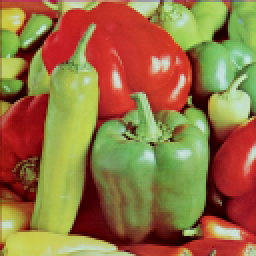
%> input picture data/pepper.png, 128 x 128 px (shown 2 times larger)
$ octave plot_pattern.m   (GNU Octave 9; MATLAB toolbox functions it lacks are replaced by stand-ins)
%> lines starting %> are read from the running program, lines starting %| are printed output that depends on the picture; in (x1, y1, x2, y2) boxes, pixels count from 0 and x2, y2 are one past the last pixel; in counts of white or black regions, pixels touching at a corner belong together; the program's own positions count from 1
### functions/make_apertures.m
function [apertures app_lim centrex centrey] = make_apertures(imin,spacing,radius,sigma,string,dither,xedge,yedge)
% [7 lines of commented-out code are left out]

%% Check the size of the image (2D or 3D)
if size(size(imin),2) > 2
    [imy imx imz] = size(imin);
else
    [imy imx] = size(imin);
end

xfar = (imx - xedge)+2;
yfar = (imy - yedge)+2;
%% begin to construct Gaussian function at each appeture
half_size = ceil(imy/2);

diameter = 2*radius;

if strcmp(string,'spiral') == 1

    [rr cc] = meshgrid(1:imy); % coordinates to define where apertures are


    r_lin = reshape(rr, 1,imy^2);
    c_lin = reshape(cc, 1,imy^2);
    r_lin(r_lin < xedge) = -1;
    r_lin(r_lin > xfar) = -1;
    c_lin(c_lin < yedge) = -1;
    c_lin(c_lin > yfar) = -1;
%     centre_list = [r_lin;c_lin];
%     count = 1;

        xlim = size(imin,1); % size in 1st dimension
    ylim = size(imin,2); % size in 2nd dimension

    xcent = ceil(xlim/2); % centre of image in first dimension
    ycent = ceil(ylim/2); % centre of the image in 2nd dimension

%     [x,y]=meshgrid(1:xlim,1:ylim);
    x = reshape(r_lin,[imy, imy]);
    y = reshape(c_lin,[imy,imy]);
    [angle,r]=cart2pol(x-xcent,y-ycent); % Radius and angle used to define spiral

    Spiral=sin(r/(12*pi)); % + angle); %/(4*pi) /(2*pi)
    %     imagesc(Spiral);
    %     axis equal; axis off;

    ind = find(Spiral > 0.9); % 0.9 Find the peaks of the Spiral

    places = 1:1:size(ind,1);

    [centrex_in, centrey_in] = ind2sub([xlim,ylim],ind);

    [rr cc] = meshgrid(1:ylim);
    count = 1;
    for i = 1:size(centrex_in,1)
        if mod(centrex_in(i),spacing) == 0 && mod(centrey_in(i),spacing) == 0 && x(centrex_in(i),centrey_in(i)) ~= -1 && y(centrex_in(i),centrey_in(i)) ~= -1
            theta_r = pi/3;
            tmp_x = 3*cos(theta_r)*(rr - centrex_in(i)) - 3*sin(theta_r)*(cc - centrey_in(i));
            tmp_y = sin(theta_r)*(rr - centrex_in(i)) + cos(theta_r)*(cc - centrey_in(i));
%             tmp_xy = [rr - centrex_in(i) cc - centrey_in(i)]*[3*cos(theta_r) -sin(theta_r); 3*sin(theta_r) cos(theta_r)];
            modulus = sqrt((tmp_x).^2+(tmp_y).^2);
            %             modulus = sqrt((rr - centrex_in(i)).^2+(cc - centrey_in(i)).^2);
            gauss_app = exp(- modulus.^2/(2*sigma^2)); % create 2D gaussian
            gauss_app=gauss_app/max(max(gauss_app)); % normalise to 1
            centrex(count) = centrex_in(i);
            centrey(count) = centrey_in(i);
            if size(size(imin),2) > 2
                app_lim(:,:,:,i/spacing) = repmat(sqrt((rr - centrex_in(i)).^2+(cc - centrey_in(i)).^2)<=radius,[1 1 imz]);
                apertures(:,:,:,i/spacing) = app_lim(:,:,:,i/spacing).*repmat(gauss_app,[1 1 imz]); % create truncated gaussian aperture
            else
                app_lim(:,:,count) = sqrt((rr - centrex_in(i)).^2+(cc - centrey_in(i)).^2)<=radius;
                apertures(:,:,count) = app_lim(:,:,count).*gauss_app; %fresnel_advance(app_lim(:,:,i/spacing),1,1,5,1); % create truncated gaussian aperture
            end
            count = count + 1;
        end

    end


% [35 lines of commented-out code are left out]

elseif strcmp(string, 'grid') == 1
    [rr cc] = meshgrid(1:imy); % coordinates to define where apertures are


    r_lin = reshape(rr, 1,imy^2);
    c_lin = reshape(cc, 1,imy^2);
    r_lin(r_lin < xedge) = -1;
    r_lin(r_lin > xfar) = -1;
    c_lin(c_lin < yedge) = -1;
    c_lin(c_lin > yfar) = -1;
    centre_list = [r_lin;c_lin];
    count = 1;
    for i = 1:size(centre_list,2)
        if mod(centre_list(1,i),spacing) == 0 && mod(centre_list(2,i),spacing) == 0 && centre_list(1,i) ~= -1 && centre_list(2,i) ~= -1
            ditherx = round(rand(1)*dither - (dither/2));
            dithery = round(rand(1)*dither - (dither/2));
            centrex(count) = (centre_list(1,i)+ditherx);
            centrey(count) = (centre_list(2,i) + dithery);

% [7 lines of commented-out code are left out]


            theta_r = pi/3;
            tmp_x = 3*cos(theta_r)*(rr - centrex(count)) - 3*sin(theta_r)*(cc - centrey(count));
            tmp_y = sin(theta_r)*(rr - centrex(count)) + cos(theta_r)*(cc - centrey(count));
%             tmp_xy = [rr - centrex_in(i) cc - centrey_in(i)]*[3*cos(theta_r) -sin(theta_r); 3*sin(theta_r) cos(theta_r)];
            modulus = sqrt((tmp_x).^2+(tmp_y).^2);

            gauss_app = exp(- modulus.^2/(2*sigma^2)); % create 2D gaussianeate 2D gaussian
            gauss_app=gauss_app/max(max(gauss_app)); % normalise to 1
            if size(size(imin),2) > 2
                app_lim(:,:,:,count) = repmat(sqrt((rr - centrex(count)).^2+(cc - centrey(count)).^2)<=radius,[1 1 imz]);% define extent of apeture
                apertures(:,:,:,count) = app_lim(:,:,:,count).*repmat(gauss_app,[1 1 imz]);%repmat(sqrt((rr - centrex(count)).^2+(cc - centrey(count)).^2)<=radius,[1 1 imz]); % create truncated gaussian aperture

            else
                app_lim(:,:,count) = sqrt((rr - centrex(count)).^2+(cc - centrey(count)).^2)<=radius;
                apertures(:,:,count) = app_lim(:,:,count).*gauss_app;
            end
            count = count+1;
        end
    end


elseif strcmp(string, 'square') == 1
    [rr cc] = meshgrid(1:imy); % coordinates to define where apertures are


    r_lin = reshape(rr, 1,imy^2);
    c_lin = reshape(cc, 1,imy^2);
    r_lin(r_lin < xedge) = -1;
    r_lin(r_lin > xfar) = -1;
    c_lin(c_lin < yedge) = -1;
    c_lin(c_lin > yfar) = -1;
    centre_list = [r_lin;c_lin];
    count = 1;
    for i = 1:size(centre_list,2)
        if mod(centre_list(1,i),spacing) == 0 && mod(centre_list(2,i),spacing) == 0 && centre_list(1,i) ~= -1 && centre_list(2,i) ~= -1
            ditherx = round(rand(1)*dither - (dither/2));
            dithery = round(rand(1)*dither - (dither/2));
            centrex(count) = (centre_list(1,i)+ditherx);
            centrey(count) = (centre_list(2,i) + dithery);

            modulus = sqrt((rr - centrex(count)).^2+(cc - centrey(count)).^2);
            gauss_app = exp(- modulus.^2/(2*sigma^2)); % create 2D gaussian
            gauss_app=gauss_app/max(max(gauss_app)); % normalise to 1
            % [6 lines of commented-out code are left out]
            if size(size(imin),2) > 2
                app_holder = zeros(imx,imy);
                app_holder(centrey(count) - radius:centrey(count) + (radius - 1),...
                    centrex(count) - radius:centrex(count) + (radius - 1)) = 1;
                app_lim(:,:,:,count) = repmat(app_holder,[1 1 imz]); % define extent of apeture
                apertures(:,:,:,count) = app_lim(:,:,:,count).*repmat(gauss_app,[1 1 imz]); % create truncated gaussian aperture
                clear app_holder
            else
                app_holder = zeros(imx,imy);
                app_holder(centrey(count) - radius:centrey(count) + (radius - 1),...
                    centrex(count) - radius:centrex(count) + (radius - 1)) = 1;
                app_lim(:,:,count) = app_holder;
                apertures(:,:,count) = app_lim(:,:,count).*gauss_app;
                clear app_holder
            end
            count = count+1;
        end
    end

end


if strcmp(string, 'big') == 1
    [rr cc] = meshgrid(1:imy); % coordinates to define where apertures are


    r_lin = reshape(rr, 1,imy^2);
    c_lin = reshape(cc, 1,imy^2);
    r_lin(r_lin < xedge) = -1;
    r_lin(r_lin > xfar) = -1;
    c_lin(c_lin < yedge) = -1;
    c_lin(c_lin > yfar) = -1;
    centre_list = [r_lin;c_lin];
    count = 1;
    for i = 1:size(centre_list,2)
        if mod(centre_list(1,i),spacing) == 0 && mod(centre_list(2,i),spacing) == 0 && centre_list(1,i) ~= -1 && centre_list(2,i) ~= -1
            ditherx = round(rand(1)*dither - (dither/2));
            dithery = round(rand(1)*dither - (dither/2));
            centrex(count) = (centre_list(1,i)+ditherx);
            centrey(count) = (centre_list(2,i) + dithery);

            modulus = sqrt((rr - centrex(1)).^2+(cc - centrey(1)).^2);
            gauss_app = exp(- modulus.^2/(2*sigma^2)); % create 2D gaussian
            gauss_app=gauss_app/max(max(gauss_app)); % normalise to 1
            if size(size(imin),2) > 2
                app_lim(:,:,:) = repmat(sqrt((rr - centrex(1)).^2+(cc - centrey(1)).^2)<=radius,[1 1 imz]);% define extent of apeture
                apertures(:,:,:) = app_lim.*repmat(gauss_app,[1 1 imz]);%repmat(sqrt((rr - centrex(1)).^2+(cc - centrey(1)).^2)<=radius,[1 1 imz]); % create truncated gaussian aperture

            else
                app_lim(:,:,count) = sqrt((rr - centrex(count)).^2+(cc - centrey(count)).^2)<=radius;
                apertures(:,:,count) = app_lim(:,:,count).*gauss_app;
            end
            count = count+1;
        end
    end
end
end


### plot_the_scanning_pattern.m
function Big_m = plot_the_scanning_pattern(positions, m,n)
% input [m,n] the size of the difffraction pattern
y_kspace = [m,n];
pixel_size = 1;
little_area = y_kspace; % Region of reconstruction for placing back into full size image

%% Get centre positions for cropping (should be a 2 by n vector)
%positions = convert_to_pixel_positions(positions,pixel_size);
[pixelPositions, bigx, bigy] = ...
    convert_to_pixel_positions_testing5(positions,pixel_size,little_area);
centrey = round(pixelPositions(:,2));
centrex = round(pixelPositions(:,1));
centBig = round((bigx+1)/2);
Y1 = centrey - floor(y_kspace/2); Y2 = Y1+y_kspace-1;
X1 = centrex - floor(y_kspace/2); X2 = X1+y_kspace-1;

Num = length(Y1);
Big_m = zeros(bigx);

for kk = 1:Num
   Big_m(centrey(kk),centrex(kk)) = 1;
end

function [pixelPositions, bigx, bigy] = ...
            convert_to_pixel_positions_testing5(positions,pixel_size,little_area)


        pixelPositions = positions./pixel_size;
        pixelPositions(:,1) = (pixelPositions(:,1)-min(pixelPositions(:,1))); %x goes from 0 to max
        pixelPositions(:,2) = (pixelPositions(:,2)-min(pixelPositions(:,2))); %y goes from 0 to max
        pixelPositions(:,1) = (pixelPositions(:,1) - round(max(pixelPositions(:,1))/2)); %x is centrosymmetric around 0
        pixelPositions(:,2) = (pixelPositions(:,2) - round(max(pixelPositions(:,2))/2)); %y is centrosymmetric around 0

        bigx = little_area + round(max(pixelPositions(:)))*2+10; % Field of view for full object
        bigy = little_area + round(max(pixelPositions(:)))*2+10;

        big_cent = floor(bigx/2)+1;

        pixelPositions = pixelPositions + big_cent;


end

end

### plot_pattern.m
addpath('functions\');
addpath('data\');
ap_radius    = 50;%50; % 50
scaning_steps = [21,25,27]; % 51
for i_s = 1:3
    scaning_step = scaning_steps(i_s);
scan_type = 'spiral';%'spiral';%'grid'; % 'spiral';
sigma = 100; %30;
%phases = importdata('model.mat'); small_phase = phases(129:256,129:256);
phase = im2double(imread('pepper.png')); phase = double(phase(:,:,1));  phase = padarray(phase,[128,128],0,'both');
model = im2double(imread('cameraman.png')); model = double(model(:,:,1)); model = padarray(model,[128,128],0,'both');
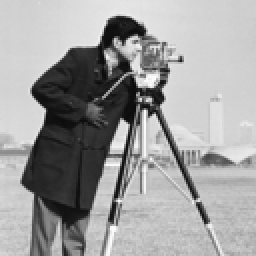
%> input picture data/cameraman.png, 128 x 128 px (shown 2 times larger)

% [a, ~, centerx, centery] = make_apertures(model,scaning_step,ap_radius,1e6,'grid',3,120,120); % 3
% [a, ~, centerx, centery] = make_apertures(model,scaning_step,ap_radius,sigma,'grid',0,120,120); % 3
[a, ~, centerx, centery] = make_apertures(model,scaning_step,ap_radius,100,'spiral',0,120,120);
%> after the loop in make_apertures, `for i = 1:size(centrex_in,1)`:
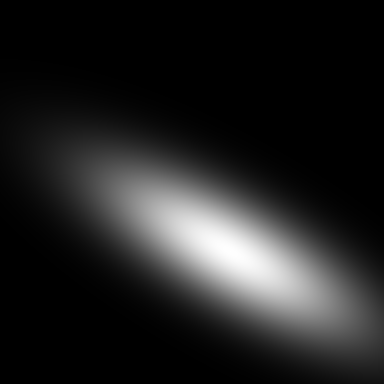
%> gauss_app: size 384x384 double; min 1.32e-17, max 1, mean 0.135
%> after the loop in make_apertures, `for i = 1:size(centrex_in,1)`:
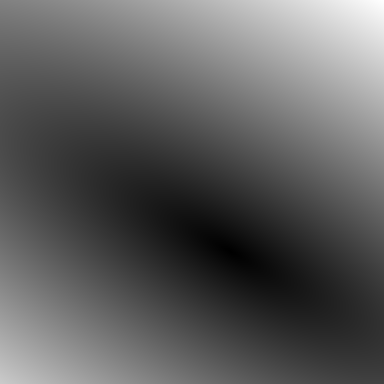
%> modulus: size 384x384 double; min 0, max 881.6, mean 325; drawn with min black and max white
%> after the loop in make_apertures, `for i = 1:size(centrex_in,1)`:
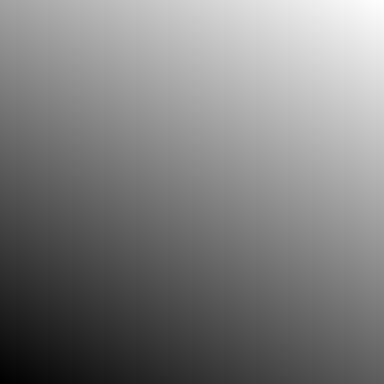
%> tmp_x: size 384x384 double; min -687.9, max 881.6, mean 96.8; drawn with min black and max white
%> after the loop in make_apertures, `for i = 1:size(centrex_in,1)`:
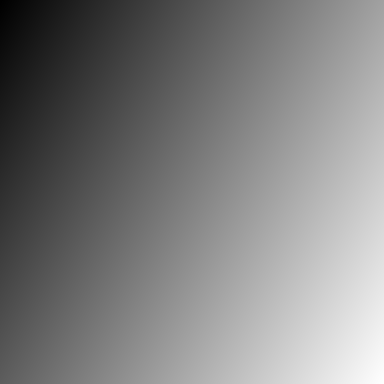
%> tmp_y: size 384x384 double; min -324.7, max 198.5, mean -63.1; drawn with min black and max white
%> centerx = 30 values, max 252 at index 9, min 126 at index 10, mean 191.8; centery = 30 values from 126 to 252
[N1,N2,nProbes] = size(a);
%> N1 = 384; N2 = 384; nProbes = 30
%a = a.*repmat(exp(1i*(rand(N1,N2)-.5)),[1,1,nProbes]);

%% generate diffraction patterns with poisson noise
% flux
flux=1e8;
dp = zeros([N1,N2,nProbes]);
dp0 = zeros([N1,N2,nProbes]);
for ii = 1:nProbes
    dp0(:,:,ii) = abs(fftshift(fftn(model.*exp(1i*(2*pi*phase-pi)).*a(:,:,ii)))).^2;
% [8 lines of commented-out code are left out]
    dp(:,:,ii) = dp0(:,:,ii);
end
%% inputs
object = model.*exp(1i*(2*pi*phase-pi)); object = object(129:256,129:256);

save_path = 'Pattern_images'; % '_noiseless'
if ~exist(save_path, 'dir')
   mkdir(save_path);
end

%% plot the scanning pattern
positions = [centerx' centery'];
%> positions = 30 rows, first 12: [168 126; 189 126; 210 126; 147 147; 168 147; 189 147; 210 147; 231 147; 252 147; 126 168; 147 168; 231 168]
[m,n] = size(dp(:,:,1));
%> m = 384; n = 384
Scan_pattern = plot_the_scanning_pattern(positions, m,n);
%> in plot_the_scanning_pattern, `y_kspace = [m,n];`: y_kspace = [384 384]
%> in convert_to_pixel_positions_testing5, `pixelPositions = positions./pixel_size;`: pixelPositions has the same summary as positions outside convert_to_pixel_positions_testing5
%> in convert_to_pixel_positions_testing5, `bigx = little_area + round(max(pixelPositions(:)))*2+10;`: bigx = [520 520]
%> in convert_to_pixel_positions_testing5, `big_cent = floor(bigx/2)+1;`: big_cent = [261 261]
%> in convert_to_pixel_positions_testing5, `pixelPositions = pixelPositions + big_cent;`: pixelPositions = 30 rows, first 12: [240 198; 261 198; 282 198; 219 219; 240 219; 261 219; 282 219; 303 219; 324 219; 198 240; 219 240; 303 240]
%> in plot_the_scanning_pattern, `[pixelPositions, bigx, bigy] = convert_to_pixel_positions_testing5(pos..`: bigx = [520 520]
%> in plot_the_scanning_pattern, `centrey = round(pixelPositions(:,2));`: centrey = 30 values from 198 to 324
%> in plot_the_scanning_pattern, `centrex = round(pixelPositions(:,1));`: centrex = 30 values, max 324 at index 9, min 198 at index 10, mean 263.8
%> in plot_the_scanning_pattern, `centBig = round((bigx+1)/2);`: centBig = [261 261]
%> in plot_the_scanning_pattern, `Y1 = centrey - floor(y_kspace/2)`: Y1 = 30 rows, first 12: [6 6; 6 6; 6 6; 27 27; 27 27; 27 27; 27 27; 27 27; 27 27; 48 48; 48 48; 48 48]
%> in plot_the_scanning_pattern, `Y2 = Y1+y_kspace-1`: Y2 = 30 rows, first 12: [389 389; 389 389; 389 389; 410 410; 410 410; 410 410; 410 410; 410 410; 410 410; 431 431; 431 431; 431 431]
%> in plot_the_scanning_pattern, `X1 = centrex - floor(y_kspace/2)`: X1 = 30 rows, first 12: [48 48; 69 69; 90 90; 27 27; 48 48; 69 69; 90 90; 111 111; 132 132; 6 6; 27 27; 111 111]
%> in plot_the_scanning_pattern, `X2 = X1+y_kspace-1`: X2 = 30 rows, first 12: [431 431; 452 452; 473 473; 410 410; 431 431; 452 452; 473 473; 494 494; 515 515; 389 389; 410 410; 494 494]
%> in plot_the_scanning_pattern, `Num = length(Y1);`: Num = 30
%> in plot_the_scanning_pattern, `Big_m = zeros(bigx);`: Big_m: size 520x520 double; every value is 0
%> the loop in plot_the_scanning_pattern, `for kk = 1:Num` made 30 passes
%> after the loop in plot_the_scanning_pattern, `for kk = 1:Num`:
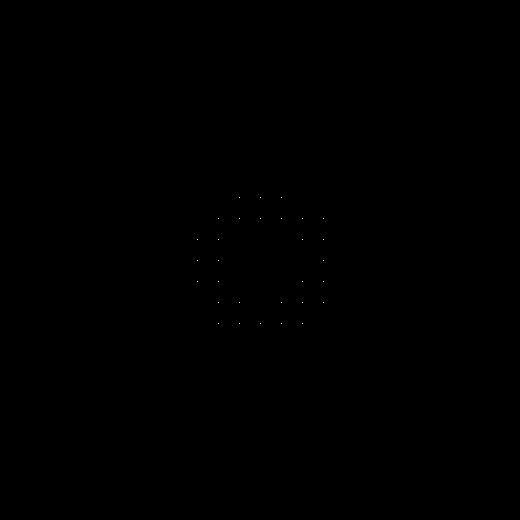
%> Big_m: size 520x520 double; values 0 (black) and 1 (white), 0.01% white in thin lines or dots, all inside (x1, y1, x2, y2) = (197, 197, 324, 324)
Inner = imgaussfilt(Scan_pattern(128:end-128,128:end-128),3);
figure;imagesc(Inner);
Inner = uint8(255 * mat2gray(Inner));
%> Inner: size 265x265 uint8
imwrite(Inner, fullfile(save_path, [scan_type '_scan_step_' num2str(scaning_step) '_pattern.png']));
temp = a(:,:,1);

probe_gt = temp(centerx(1)-123:centerx(1)+132, centery(1)-123:centery(1)+132);
Inner = uint8(255 * mat2gray(probe_gt));
%> Inner: size 256x256 uint8
imwrite(ind2rgb(Inner,parula(256)), fullfile(save_path, [scan_type '_scan_step_' num2str(scaning_step) '_pattern_probe.png']));
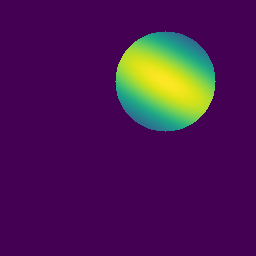
%> saved as spiral_scan_step_21_pattern_probe.png: size 256x256x3 uint8; mean R, G, B 74.8, 24.3, 83.8
end
%% normlized object
